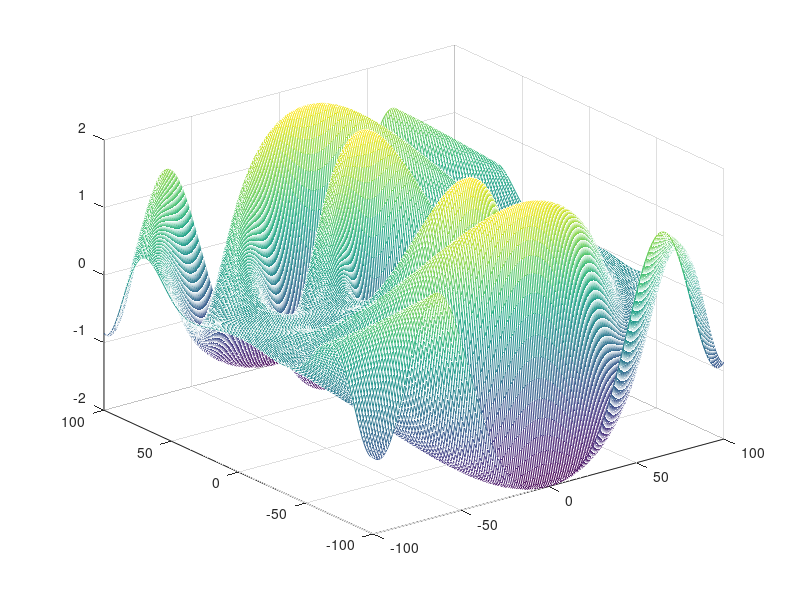
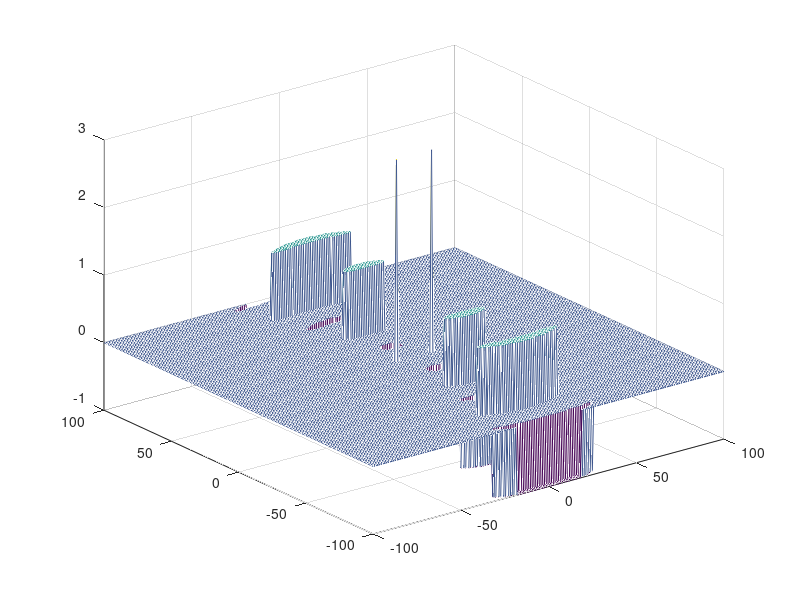
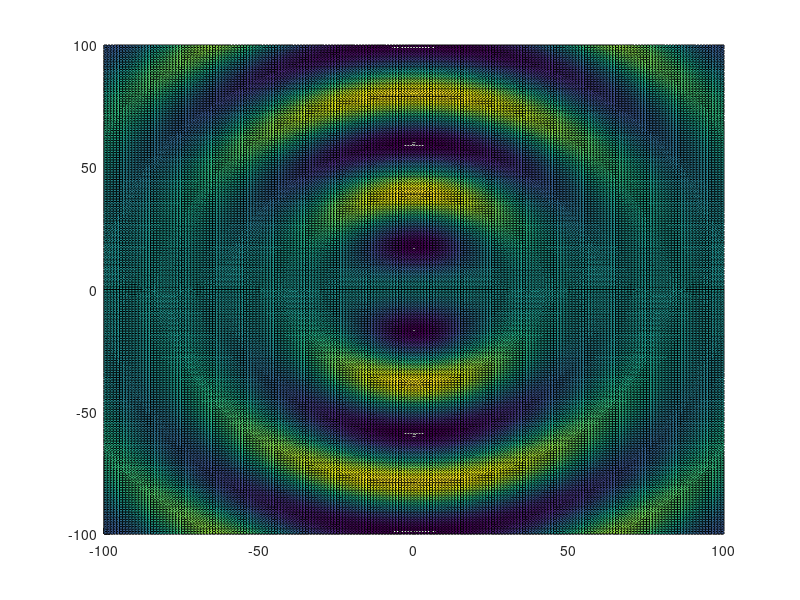
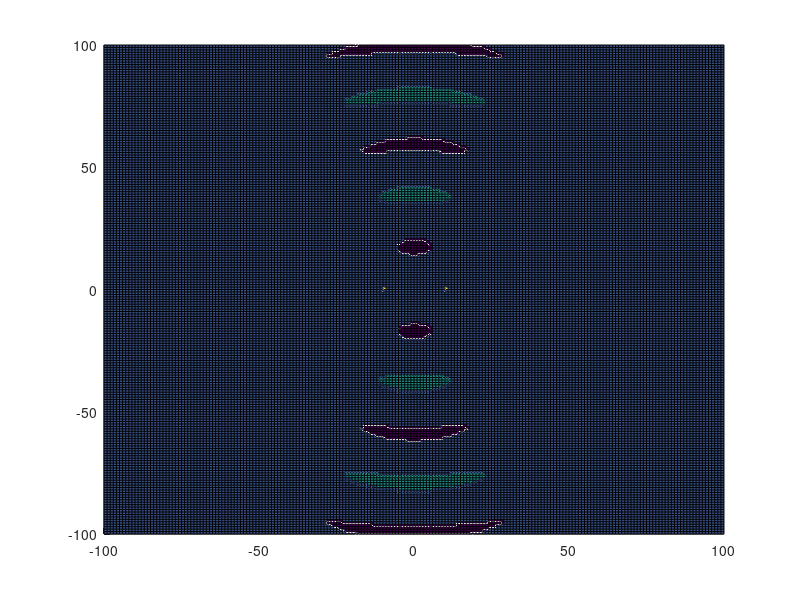

MATLAB code to generate these figures, in order:
#############################
######### variables #########
#############################

clear all;
close all;

minimum_value = 0.9;
minimum_value_global = 1.8;

matrix_size = 100;
number_of_points = 2 * matrix_size + 1;

reference_x_pos = 0;
reference_y_pos = 0;

antenna_1_x_pos = -10;
antenna_1_y_pos = 0;

antenna_2_x_pos = 10;
antenna_2_y_pos = 0;

wave_length = 40;

angle_offset = 0;

#############################
###### create the mesh ######
#############################

frequency = (2 * pi) / wave_length;
radian_offset = angle_offset * pi / 180;

space_reference_x = linspace(-matrix_size-reference_x_pos,matrix_size-reference_x_pos,number_of_points) ;
space_reference_y = linspace(-matrix_size-reference_y_pos,matrix_size-reference_y_pos,number_of_points) ;

space_antenna_1_x = linspace(-matrix_size-antenna_1_x_pos,matrix_size-antenna_1_x_pos,number_of_points) ;
space_antenna_1_y = linspace(-matrix_size-antenna_1_y_pos,matrix_size-antenna_1_y_pos,number_of_points) ;

space_antenna_2_x = linspace(-matrix_size-antenna_2_x_pos,matrix_size-antenna_2_x_pos,number_of_points) ;
space_antenna_2_y = linspace(-matrix_size-antenna_2_y_pos,matrix_size-antenna_2_y_pos,number_of_points) ;

mesh_antenna_1_value = zeros(number_of_points,number_of_points);
mesh_antenna_2_value = zeros(number_of_points,number_of_points);

[antenna_1_x,antenna_1_y] = meshgrid(space_antenna_1_x,space_antenna_1_y);
[antenna_2_x,antenna_2_y] = meshgrid(space_antenna_2_x,space_antenna_2_y);

#############################
#### calculate the values ###
#############################

distance_antenna_1_value = sqrt(antenna_1_x.*antenna_1_x + antenna_1_y.*antenna_1_y);
distance_antenna_2_value = sqrt(antenna_2_x.*antenna_2_x + antenna_2_y.*antenna_2_y);

mesh_antenna_1_value = cos(frequency*distance_antenna_1_value);
mesh_antenna_2_value = cos(frequency*distance_antenna_2_value + radian_offset);

mesh_antenna_value = mesh_antenna_1_value + mesh_antenna_2_value;

mesh_antenna_1_boolean = zeros(number_of_points,number_of_points);
mesh_antenna_2_boolean = zeros(number_of_points,number_of_points);

mesh_antenna_boolean = zeros(number_of_points,number_of_points);

for i=1:number_of_points
    for j=1:number_of_points
        if (mesh_antenna_1_value(i,j) > minimum_value)
            mesh_antenna_1_boolean(i,j) = 1;
        endif
        if (mesh_antenna_1_value(i,j) < -minimum_value)
            mesh_antenna_1_boolean(i,j) = -1;
        endif
        if (mesh_antenna_2_value(i,j) > minimum_value)
            mesh_antenna_2_boolean(i,j) = 1;
        endif
        if (mesh_antenna_2_value(i,j) < -minimum_value)
            mesh_antenna_2_boolean(i,j) = -1;
        endif
    endfor
endfor

mesh_antenna_1_boolean(number_of_points-matrix_size+antenna_1_y_pos,number_of_points-matrix_size+antenna_1_x_pos) = 3;
mesh_antenna_2_boolean(number_of_points-matrix_size+antenna_2_y_pos,number_of_points-matrix_size+antenna_2_x_pos) = 3;

#mesh_antenna_boolean = mesh_antenna_1_boolean + mesh_antenna_2_boolean;

for i=1:number_of_points
    for j=1:number_of_points
        if (mesh_antenna_value(i,j) > minimum_value_global)
            mesh_antenna_boolean(i,j) = 1;
        endif
        if (mesh_antenna_value(i,j) < -minimum_value_global)
            mesh_antenna_boolean(i,j) = -1;
        endif
    endfor
endfor

mesh_antenna_boolean(number_of_points-matrix_size+antenna_1_y_pos,number_of_points-matrix_size+antenna_1_x_pos) = 3;
mesh_antenna_boolean(number_of_points-matrix_size+antenna_2_y_pos,number_of_points-matrix_size+antenna_2_x_pos) = 3;

#############################
####### plot the mesh #######
#############################

#{
figure(2) ;
mesh(space_reference_x,space_reference_y,mesh_antenna_1_value) ;

figure(3) ;
mesh(space_reference_x,space_reference_y,mesh_antenna_2_value) ;

figure(2) ;
mesh(space_reference_x,space_reference_y,mesh_antenna_1_boolean) ;

figure(3) ;
mesh(space_reference_x,space_reference_y,mesh_antenna_2_boolean) ;
#}

figure(1) ;
mesh(space_reference_x,space_reference_y,mesh_antenna_value) ;

figure(4) ;
mesh(space_reference_x,space_reference_y,mesh_antenna_boolean) ;

figure(11) ;
surface(space_reference_x,space_reference_y,mesh_antenna_value) ;

figure(14) ;
surface(space_reference_x,space_reference_y,mesh_antenna_boolean) ;
